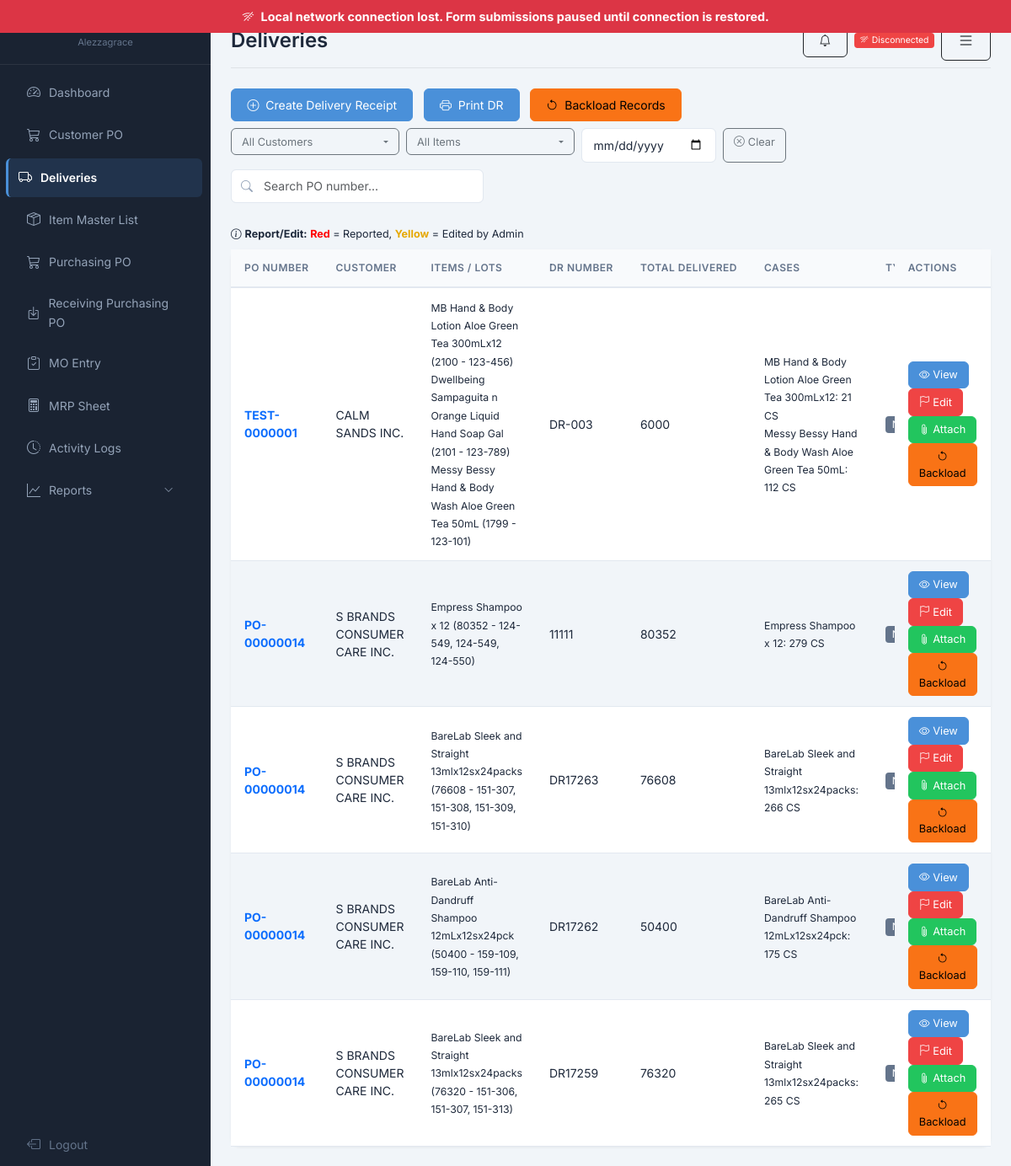
Page /?controller=warehouse&action=deliveries (signed in) on the committed database.
### tables this page shows
CREATE TABLE IF NOT EXISTS `deliveries` (
  `delivery_id` int(11) NOT NULL AUTO_INCREMENT,
  `po_id` int(11) NOT NULL,
  `poi_id` int(11) DEFAULT NULL,
  `lot_id` int(11) DEFAULT NULL,
  `delivered_by` int(11) NOT NULL,
  `delivery_date` date NOT NULL,
  `remarks` text DEFAULT NULL,
  `report_remarks` text DEFAULT NULL,
  `remarks_type` varchar(20) DEFAULT NULL,
  `active_status` tinyint(1) DEFAULT 1 COMMENT '0=inactive, 1=active',
  `date_created` datetime DEFAULT current_timestamp(),
  `delivery_quantity` int(11) DEFAULT 0,
  `old_quantity` text DEFAULT NULL,
  `dr_number` varchar(50) DEFAULT NULL COMMENT 'Delivery Receipt number',
  `si_number` varchar(50) DEFAULT NULL,
  `plate_number` varchar(50) DEFAULT NULL,
  `vehicle_type` varchar(50) DEFAULT NULL,
  `logistic_provider` varchar(100) DEFAULT NULL,
  `is_over_shipment` tinyint(1) DEFAULT 0,
  `old_dr_number` varchar(50) DEFAULT NULL,
  `lot_items` longtext DEFAULT NULL COMMENT 'JSON array of lot details [{lot_id, poi_id, qty}]' CHECK (json_valid(`lot_items`)),
  `remove` tinyint(1) NOT NULL DEFAULT 0,
  PRIMARY KEY (`delivery_id`),
  UNIQUE KEY `uk_si_number` (`si_number`),
  KEY `po_id` (`po_id`),
  KEY `delivered_by` (`delivered_by`),
  KEY `lot_id` (`lot_id`),
  CONSTRAINT `deliveries_ibfk_1` FOREIGN KEY (`po_id`) REFERENCES `purchase_orders` (`po_id`),
  CONSTRAINT `deliveries_ibfk_2` FOREIGN KEY (`delivered_by`) REFERENCES `users` (`user_id`),
  CONSTRAINT `deliveries_ibfk_3` FOREIGN KEY (`lot_id`) REFERENCES `production_lots` (`lot_id`)
);

CREATE TABLE IF NOT EXISTS `purchase_orders` (
  `po_id` int(11) NOT NULL AUTO_INCREMENT,
  `customer_po_number` varchar(100) DEFAULT NULL,
  `customer_po_date` date DEFAULT NULL,
  `po_number` varchar(50) NOT NULL,
  `customer_id` int(11) NOT NULL,
  `requested_by` int(11) NOT NULL,
  `status` enum('pending','accepted','rejected','delivered') DEFAULT 'pending',
  `date_created` datetime DEFAULT current_timestamp(),
  `last_update` timestamp NOT NULL DEFAULT current_timestamp() ON UPDATE current_timestamp(),
  `total_quantity` int(11) DEFAULT 0,
  `customer_terms` int(11) DEFAULT 0 COMMENT 'Payment terms in days',
  `production_type` enum('normal','advance') DEFAULT 'normal',
  `produced_quantity` int(11) DEFAULT 0,
  `delivered_quantity` int(11) DEFAULT 0,
  `remove` tinyint(1) NOT NULL DEFAULT 0,
  PRIMARY KEY (`po_id`),
  KEY `customer_id` (`customer_id`),
  KEY `requested_by` (`requested_by`),
  CONSTRAINT `purchase_orders_ibfk_1` FOREIGN KEY (`customer_id`) REFERENCES `customers` (`customer_id`),
  CONSTRAINT `purchase_orders_ibfk_2` FOREIGN KEY (`requested_by`) REFERENCES `users` (`user_id`)
);

CREATE TABLE IF NOT EXISTS `customers` (
  `customer_id` int(11) NOT NULL AUTO_INCREMENT,
  `customer_code` varchar(50) NOT NULL,
  `customer_name` varchar(255) NOT NULL,
  `customer_address` text DEFAULT NULL,
  `customer_type` enum('vat','non_vat') DEFAULT 'vat' COMMENT 'vat=VAT registered, non_vat=Non-VAT',
  `customer_tin` varchar(50) DEFAULT NULL,
  `customer_terms` varchar(50) DEFAULT NULL,
  `date_created` datetime DEFAULT current_timestamp(),
  `status` tinyint(1) DEFAULT 1 COMMENT '0=inactive, 1=active',
  `remove` tinyint(1) DEFAULT 0 COMMENT '0=active, 1=soft deleted',
  `last_update` timestamp NOT NULL DEFAULT current_timestamp() ON UPDATE current_timestamp(),
  PRIMARY KEY (`customer_id`),
  UNIQUE KEY `customer_code` (`customer_code`),
  KEY `idx_customer_code` (`customer_code`),
  KEY `idx_status` (`status`),
  KEY `idx_remove` (`remove`)
);

### warehouse/controllers/WarehouseController.php (called while the page is built, shortened)
<?php
class WarehouseController {
    private $warehouseModel;
    public function __construct() {
        $this->warehouseModel = new WarehouseModel();
    }
    public function deliveries() {
        $search = $_GET['search'] ?? '';
        $filterCustomer = $_GET['filter_customer'] ?? '';
        $filterItem = $_GET['filter_item'] ?? '';
        $hasFilter = $search || $filterCustomer || $filterItem;
        if ($hasFilter) {
            $filters = [];
            if ($search) $filters['search'] = $search;
            if ($filterCustomer) $filters['customer_name'] = $filterCustomer;
            if ($filterItem) $filters['item_description'] = $filterItem;
            $allDeliveries = $this->warehouseModel->getDeliveriesFiltered($filters);
            $allCustomers = array_values(array_unique(array_filter(array_column($allDeliveries, 'customer_name'))));
            $pagination = ['items' => $allDeliveries, 'page' => 1, 'perPage' => count($allDeliveries), 'total' => count($allDeliveries), 'totalPages' => 1, 'hasNext' => false, 'hasPrev' => false];
        } else {
            $allDeliveries = $this->warehouseModel->getDeliveries();
            $allCustomers = array_values(array_unique(array_filter(array_column($allDeliveries, 'customer_name'))));
            $pagination = Pagination::paginate($allDeliveries, 10);
        }
        $data['deliveries'] = $pagination['items'];
        $receiptsMap = [];
        $backloadsMap = [];
        $data['receipts_map'] = $receiptsMap;
        $data['backloads_map'] = $backloadsMap;
        $data['page'] = $pagination['page'];
        $data['totalPages'] = $pagination['totalPages'];
        $data['total'] = $pagination['total'];
        $data['search'] = $search;
        $data['filterCustomer'] = $filterCustomer;
        $data['filterItem'] = $filterItem;
        $data['allCustomers'] = $allCustomers;
        $data['purchase_orders'] = array_values(array_filter($this->warehouseModel->getPurchaseOrders(), function($po) {
            return ($po['production_type'] ?? 'normal') === 'normal';
        }));
        $data['page_title'] = 'Deliveries';
        $this->render('deliveries/index', $data);
    }
    private function render($view, $data = []) {
        extract($data);
        include __DIR__ . "/../views/{$view}.php";
    }
}

### core/BaseModel.php (called while the page is built, shortened)
<?php
class BaseModel {
    private static $host = 'localhost';
    private static $dbname = 'manufacturing_mgmt';
    private static $username = 'root';
    private static $password = '';
    private static $connection = null;
    public static function getConnection() {
        if (self::$connection === null) {
            try {
                $dsn = "mysql:host=" . self::$host . ";dbname=" . self::$dbname . ";charset=utf8mb4";
                self::$connection = new PDO($dsn, self::$username, self::$password);
                self::$connection->setAttribute(PDO::ATTR_ERRMODE, PDO::ERRMODE_EXCEPTION);
                self::$connection->setAttribute(PDO::ATTR_DEFAULT_FETCH_MODE, PDO::FETCH_ASSOC);
                self::$connection->setAttribute(PDO::ATTR_EMULATE_PREPARES, false);
            } catch (PDOException $e) {
                die("Connection failed: " . $e->getMessage());
            }
        }
        return self::$connection;
    }
}

### warehouse/models/WarehouseModel.php (called while the page is built, shortened)
<?php
class WarehouseModel extends BaseModel {
    public function __construct() {
        $this->backloadModel = new BackloadModel();
    }
    public function getDeliveries() {
        $sql = "SELECT d.*, po.customer_po_number, po.customer_po_date, po.total_quantity, po.delivered_quantity, po.production_type, c.customer_name,
                   poi.quantity as item_quantity, i.item_code, i.item_description, COALESCE(poi.item_uom, i.item_uom) as item_uom, i.uom_conversion, pl.lot_number,
                   u.full_name as delivered_by_name
            FROM deliveries d
            LEFT JOIN purchase_orders po ON d.po_id = po.po_id
            LEFT JOIN customers c ON po.customer_id = c.customer_id
            LEFT JOIN purchase_order_items poi ON d.poi_id = poi.poi_id
            LEFT JOIN items i ON poi.item_id = i.item_id
            LEFT JOIN production_lots pl ON d.lot_id = pl.lot_id
            LEFT JOIN users u ON d.delivered_by = u.user_id
            WHERE d.`remove` = 0
            ORDER BY d.date_created DESC";
        $stmt = self::getConnection()->prepare($sql);
        $stmt->execute();
        return $stmt->fetchAll();
    }
}

### warehouse/views/deliveries/index.php (the view, shortened to what this page needs)
<div class="d-flex justify-content-between align-items-center mb-4 flex-wrap gap-2">
    <div>
        <button class="btn btn-primary" data-bs-toggle="modal" data-bs-target="#createDeliveryModal">
            <i class="bi bi-plus-circle me-1"></i> Create Delivery Receipt
        </button>
        <button type="button" class="btn btn-primary ms-2" id="printDRBtn">
            <i class="bi bi-printer me-1"></i> Print DR
        </button>
        <a href="?controller=warehouse&action=viewBackloads" class="btn btn-warning ms-2">
            <i class="bi bi-arrow-counterclockwise me-1"></i> Backload Records
        </a>
    </div>
    <div class="d-flex gap-2 flex-wrap">
        <input type="date" id="filterDate" class="form-control form-control-sm" style="width:160px" title="Filter by Delivery Date">
        <a href="?controller=warehouse&action=deliveries" class="btn btn-sm btn-outline-secondary"><i class="bi bi-x-circle me-1"></i>Clear</a>
    </div>
    <div class="search-box" style="width: 300px;">
        <form method="GET" class="d-flex align-items-center">
            <input type="text" name="search" id="searchDelivery" class="form-control" placeholder="Search PO number..." value="<?= htmlspecialchars($search ?? '') ?>">
        </form>
    </div>
</div>
<div class="mb-2">
    <small><i class="bi bi-info-circle me-1"></i><strong>Report/Edit:</strong> <span style="color:red;font-weight:bold;">Red</span> = Reported, <span style="color:#e6a800;font-weight:bold;">Yellow</span> = Edited by Admin</small>
</div>
<div class="card data-card">
    <div class="table-responsive">
        <table class="table table-hover mb-0">
            <thead>
                <tr>
                    <th>PO Number</th>
                    <th>Customer</th>
                    <th>Items / Lots</th>
                    <th>DR Number</th>
                    <th>Total Delivered</th>
                    <th>Cases</th>
                    <th>Type</th>
                    <th>Delivery Date</th>
                    <th class="action-col">Actions</th>
                </tr>
            </thead>
            <tbody id="deliveryTableBody">
                <?php foreach ($deliveries as $d): ?>
                <?php
                    $lotItems = json_decode($d['lot_items'] ?? '[]', true);
                    $hasLotItems = is_array($lotItems) && count($lotItems) > 0;
                    $itemSummary = '';
                    $casesSummary = '';
                    if ($hasLotItems) {
                        $grouped = [];
                        foreach ($lotItems as $li) {
                            $key = $li['item_description'] ?? $li['item_code'] ?? 'Unknown';
                            if (!isset($grouped[$key])) $grouped[$key] = ['qty' => 0, 'lots' => [], 'conv' => null, 'uom' => '', 'cases' => 0];
                            $grouped[$key]['qty'] += $li['qty'] ?? 0;
                            $grouped[$key]['lots'][] = $li['lot_number'] ?? '?';
                            $lotConv = $li['actual_uom_conversion'] ?? $li['uom_conversion'] ?? null;
                            $lotUom = $li['item_uom'] ?? '';
                            if (!empty($lotUom)) $grouped[$key]['uom'] = $lotUom;
                            if ($lotConv && $lotUom !== 'CS') {
                                $grouped[$key]['conv'] = $lotConv;
                            }
                        }
                        $parts = [];
                        $caseParts = [];
                        foreach ($grouped as $desc => $info) {
                            $parts[] = htmlspecialchars($desc) . ' (' . $info['qty'] . ' - ' . implode(', ', $info['lots']) . ')';
                            if ($info['cases'] > 0) {
                                $caseText = htmlspecialchars($desc) . ': ' . $info['cases'] . ' CS';
                                $caseParts[] = $caseText;
                            }
                        }
                        $itemSummary = implode('<br>', $parts);
                        $casesSummary = implode('<br>', $caseParts);
                    }
                ?>
                <?php $isActive = ($d['active_status'] ?? 1) == 1; ?>
                <tr class="<?= $isActive ? '' : 'text-decoration-line-through opacity-50' ?>">
                    <td><strong class="text-primary">
                    <?= $d['customer_po_number'] ?>
                    </strong></td>
                    <td><?= htmlspecialchars($d['customer_name'] ?? '-') ?></td>
                    <td><small><?= $itemSummary ?></small></td>
                    <td><?= htmlspecialchars($d['dr_number'] ?? '') ?: '<span class="text-muted">-</span>' ?></td>
                    <td><?= $d['delivery_quantity'] ?? 0 ?></td>
                    <td>
                        <?php if (!empty($casesSummary)): ?>
                            <small><?= $casesSummary ?></small>
                        <?php else: ?>
                            <span class="text-muted">â€”</span>
                        <?php endif; ?>
                    </td>
                    <td><span class="badge bg-secondary">Normal</span></td>
                    <td><?= date('Y-m-d', strtotime($d['delivery_date'])) ?></td>
                    <td class="action-col">
                        <?php $disAttr = $isActive ? '' : 'disabled'; ?>
                        <?php $disClass = $isActive ? '' : 'disabled'; ?>
                        <?php if ($hasLotItems): ?>
                        <button type="button" class="btn btn-sm btn-primary viewDeliveryBtn <?= $disClass ?>" <?= $disAttr ?>
                            data-bs-toggle="modal" data-bs-target="#viewDeliveryModal"
                            data-dr="<?= htmlspecialchars($d['dr_number']) ?>"
                            data-po="<?= htmlspecialchars($d['customer_po_number']) ?>"
                            data-customer="<?= htmlspecialchars($d['customer_name'] ?? '') ?>"
                            data-date="<?= date('Y-m-d', strtotime($d['delivery_date'])) ?>"
                            data-remarks="<?= htmlspecialchars($d['remarks'] ?? '') ?>"
                            data-report-remarks="<?= htmlspecialchars($d['report_remarks'] ?? '') ?>"
                            data-remarks-type="<?= htmlspecialchars($d['remarks_type'] ?? '') ?>"
                            data-lot-items="<?= htmlspecialchars($d['lot_items'] ?? '[]') ?>"
                            data-delivered-by="<?= htmlspecialchars($d['delivered_by_name'] ?? '') ?>"
                            data-receipts="<?= htmlspecialchars(json_encode($receipts_map[$d['delivery_id']] ?? [])) ?>"
                            data-backloads="<?= htmlspecialchars(json_encode($backloads_map[$d['delivery_id']] ?? [])) ?>">
                            <i class="bi bi-eye"></i> View
                        </button>
                        <?php endif; ?>
                        <button type="button" class="btn btn-sm btn-danger reportDeliveryBtn <?= $disClass ?>" <?= $disAttr ?>
                            data-delivery-id="<?= $d['delivery_id'] ?>"
                            data-dr="<?= htmlspecialchars($d['dr_number'] ?? '') ?>"
                            data-po-id="<?= $d['po_id'] ?>"
                            data-poi-id="<?= $d['poi_id'] ?? '' ?>"
                            data-lot-items="<?= htmlspecialchars($d['lot_items'] ?? '[]') ?>">
                            <i class="bi bi-flag"></i> Edit
                        </button>
                        <button type="button" class="btn btn-sm btn-success attachDRBtn <?= $disClass ?>" <?= $disAttr ?>
                            data-delivery-id="<?= $d['delivery_id'] ?>"
                            data-po-id="<?= $d['po_id'] ?>"
                            data-dr="<?= htmlspecialchars($d['dr_number'] ?? '') ?>">
                            <i class="bi bi-paperclip"></i> Attach
                        </button>
                        <button type="button" class="btn btn-sm btn-warning backloadBtn <?= $disClass ?>" <?= $disAttr ?>
                            data-delivery-id="<?= $d['delivery_id'] ?>"
                            data-dr="<?= htmlspecialchars($d['dr_number'] ?? '') ?>"
                            data-po="<?= htmlspecialchars($d['customer_po_number'] ?? '') ?>">
                            <i class="bi bi-arrow-counterclockwise"></i> Backload
                        </button>
                    </td>
                </tr>
                <?php endforeach; ?>
            </tbody>
        </table>
    </div>
</div>

### rows in the picture
deliveries: po.customer_po_number "TEST-0000001", customers.customer_name "CALM SANDS INC.", parts "MB Hand & Body Lotion Aloe Green Tea 300mLx12 (2100 - 123-456) Dwellbeing Sampaguita n Orange Liquid Hand Soap Gal (2101 - 123-789) Messy Bessy Hand & Body Wash Aloe Green Tea 50mL (1799 - 123-101)", dr_number "DR-003", delivery_quantity "6000", caseParts "MB Hand & Body Lotion Aloe Green Tea 300mLx12: 21 CS Messy Bessy Hand & Body Wash Aloe Green Tea 50mL: 112 CS"
deliveries: po.customer_po_number "PO-00000014", customers.customer_name "S BRANDS CONSUMER CARE INC.", parts "Empress Shampoo x 12 (80352 - 124-549, 124-549, 124-550)", dr_number "11111", delivery_quantity "80352", caseParts "Empress Shampoo x 12: 279 CS"
deliveries: po.customer_po_number "PO-00000014", customers.customer_name "S BRANDS CONSUMER CARE INC.", parts "BareLab Sleek and Straight 13mlx12sx24packs (76608 - 151-307, 151-308, 151-309, 151-310)", dr_number "DR17263", delivery_quantity "76608", caseParts "BareLab Sleek and Straight 13mlx12sx24packs: 266 CS"
deliveries: po.customer_po_number "PO-00000014", customers.customer_name "S BRANDS CONSUMER CARE INC.", parts "BareLab Anti-Dandruff Shampoo 12mLx12sx24pck (50400 - 159-109, 159-110, 159-111)", dr_number "DR17262", delivery_quantity "50400", caseParts "BareLab Anti-Dandruff Shampoo 12mLx12sx24pck: 175 CS"
deliveries: po.customer_po_number "PO-00000014", customers.customer_name "S BRANDS CONSUMER CARE INC.", parts "BareLab Sleek and Straight 13mlx12sx24packs (76320 - 151-306, 151-307, 151-313)", dr_number "DR17259", delivery_quantity "76320", caseParts "BareLab Sleek and Straight 13mlx12sx24packs: 265 CS"

### other values in the picture
$_SESSION['full_name'] "Alezzagrace"
$page_title "Deliveries"
